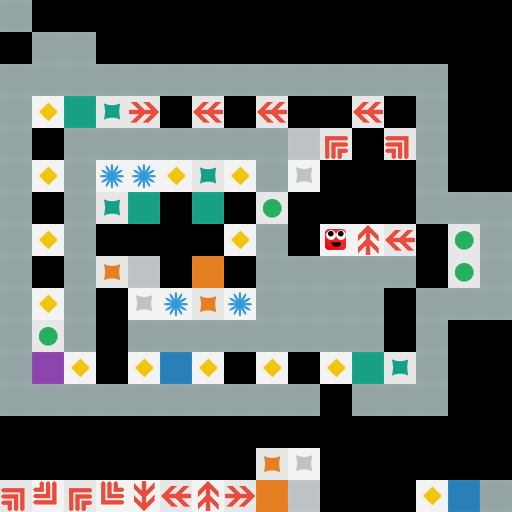

This game map was drawn from its Tiled (.tmx) file and the tilesets committed beside it. A one-line description and the full map source follow:
An orthogonal 16x16 tile map with 32x32 px tiles, 1 tile layer (mainlevel) and 6 objects.

<map version="1.0" orientation="orthogonal" renderorder="right-down" width="16" height="16" tilewidth="32" tileheight="32" nextobjectid="33">
 <tileset firstgid="1" name="levelEditor" tilewidth="32" tileheight="32" tilecount="64">
  <image source="levelEditor.png" width="256" height="256" />
 </tileset>
 <layer name="mainlevel" width="16" height="16">
  <data encoding="csv">
2,0,0,0,0,0,0,0,0,0,0,0,0,0,0,0,
0,2,2,0,0,0,0,0,0,0,0,0,0,0,0,0,
2,2,2,2,2,2,2,2,2,2,2,2,2,2,0,0,
2,16,3,11,20,0,18,0,18,0,0,18,0,2,0,0,
2,0,2,2,2,2,2,2,2,6,27,0,25,2,0,0,
2,16,2,10,10,16,11,16,2,14,0,0,0,2,0,0,
2,0,2,11,3,0,3,0,9,0,0,0,0,2,2,2,
2,16,2,0,0,0,0,16,2,0,1,19,18,0,9,2,
2,0,2,13,6,0,5,0,2,2,2,2,2,0,9,2,
2,16,2,0,14,10,13,10,2,2,2,2,0,2,2,2,
2,9,2,0,2,2,2,2,2,2,2,2,0,2,0,0,
2,4,16,0,16,7,16,0,16,0,16,3,11,2,0,0,
2,2,2,2,2,2,2,2,2,2,0,2,2,2,0,0,
0,0,0,0,0,0,0,0,0,0,0,0,0,0,0,0,
0,0,0,0,0,0,0,0,13,14,0,0,0,0,0,0,
25,26,27,28,17,18,19,20,5,6,0,0,0,16,7,2
</data>
 </layer>
 <objectgroup name="ConnectLayer">
  <object id="21" x="112" y="177.333">
   <polyline points="0,0 131.333,129.333" />
  </object>
  <object id="25" x="146" y="307.333">
   <polyline points="0,0 0,-37.3333" />
  </object>
  <object id="26" x="112" y="206.667">
   <polyline points="0,0 39.3333,1.33333" />
  </object>
  <object id="27" x="203.333" y="175.333">
   <polyline points="0,0 7.33333,38" />
  </object>
  <object id="29" x="211.333" y="304">
   <polyline points="0,0 2,-40" />
  </object>
  <object id="31" x="144.667" y="174">
   <polyline points="0,0 33.3333,129.333" />
  </object>
 </objectgroup>
</map>